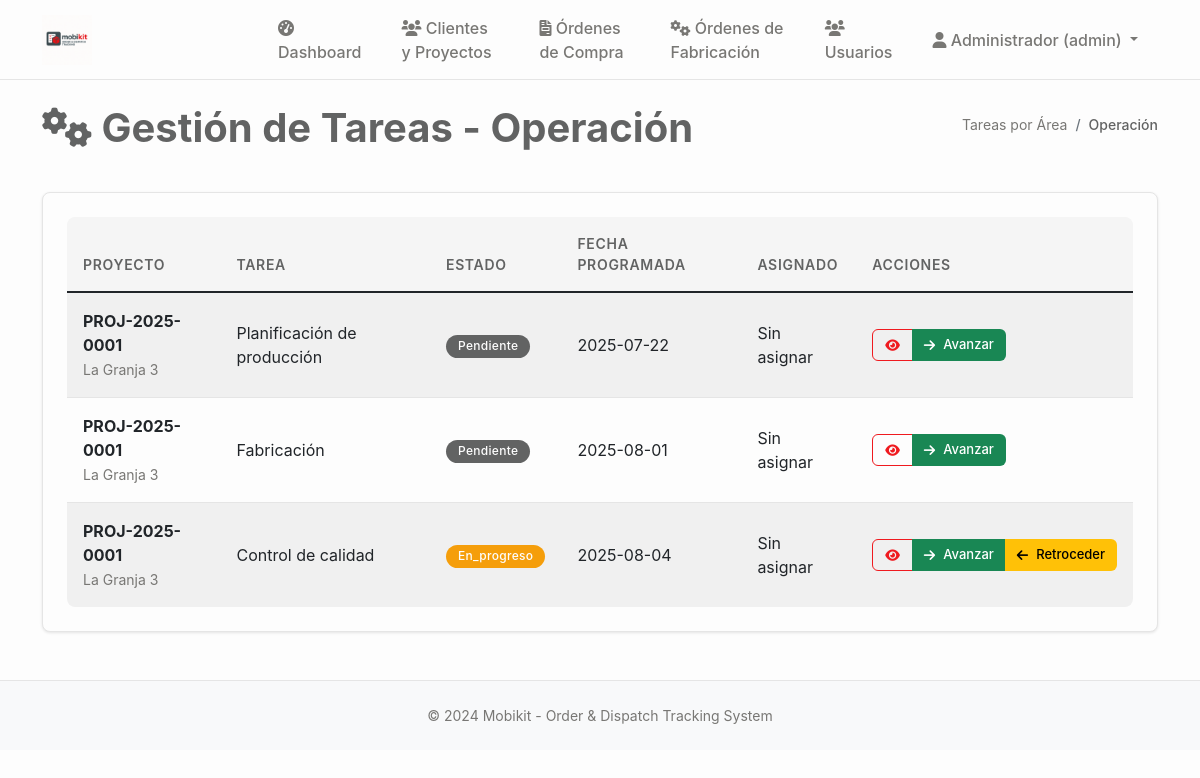
The page /tareas/operacion (signed in) on the database as committed earlier.
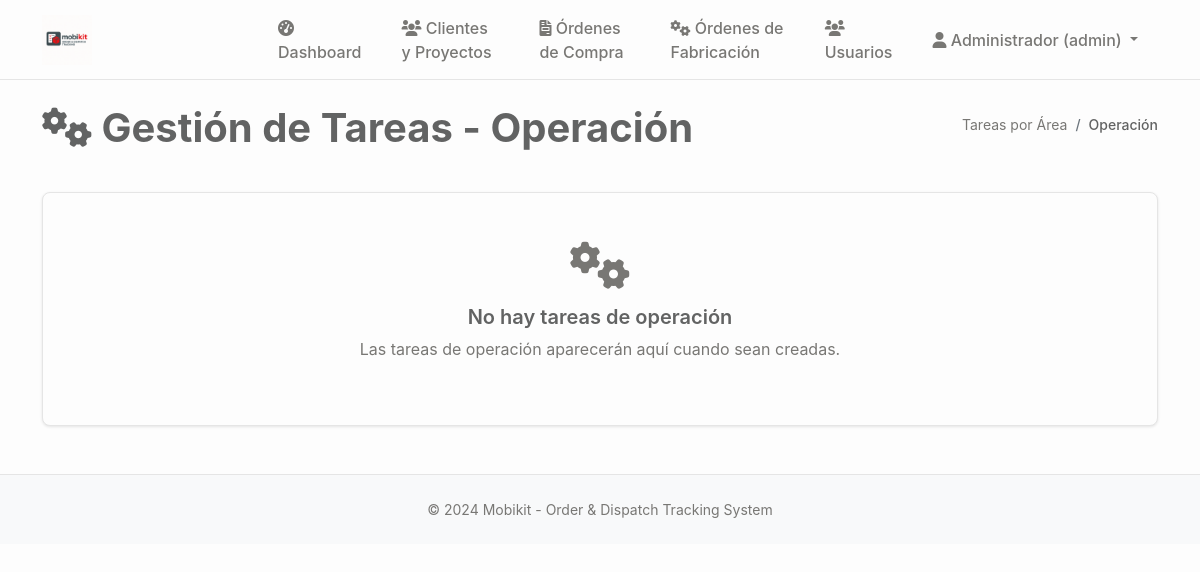
The same page on the database as committed later.
### tables this page shows
CREATE TABLE tareas (
    id INTEGER PRIMARY KEY AUTOINCREMENT,
    proyecto_id INTEGER NOT NULL,
    codigo TEXT, -- Código de tarea opcional
    titulo TEXT NOT NULL,
    descripcion TEXT,
    tipo TEXT DEFAULT 'general' CHECK (tipo IN ('diseño', 'fabricación', 'control_calidad', 'embalaje', 'despacho', 'general')),
    rol_asignado TEXT NOT NULL,
    usuario_asignado_id INTEGER,
    area_id INTEGER,
    estado TEXT DEFAULT 'pendiente' CHECK (estado IN ('pendiente', 'en_progreso', 'pausada', 'completada', 'cancelada')),
    prioridad TEXT DEFAULT 'media' CHECK (prioridad IN ('baja', 'media', 'alta', 'urgente')),
    fecha_programada DATE,
    fecha_inicio TIMESTAMP,
    fecha_completada TIMESTAMP,
    tiempo_estimado INTEGER, -- En horas
    tiempo_real INTEGER, -- En horas
    dependencias TEXT, -- JSON con IDs de tareas dependientes
    observaciones TEXT,
    created_at TIMESTAMP DEFAULT CURRENT_TIMESTAMP,
    updated_at TIMESTAMP DEFAULT CURRENT_TIMESTAMP, etapa_fabricacion TEXT 
                CHECK (etapa_fabricacion IN ('seccionado', 'enchapado', 'mecanizado', 'fabricacion_completo')),
    FOREIGN KEY (proyecto_id) REFERENCES proyectos (id),
    FOREIGN KEY (usuario_asignado_id) REFERENCES usuarios (id),
    FOREIGN KEY (area_id) REFERENCES areas (id)
);

CREATE TABLE proyectos (
                id INTEGER PRIMARY KEY AUTOINCREMENT,
                codigo TEXT UNIQUE NOT NULL,
                nombre TEXT NOT NULL,
                cliente_id INTEGER NOT NULL,
                descripcion TEXT,
                estado TEXT DEFAULT 'en_desarrollo' CHECK (estado IN ('en_desarrollo', 'aprobado_produccion', 'seccionado', 'enchapado', 'mecanizado', 'produccion_completa', 'embalando', 'listo_despacho', 'entregado', 'cancelado')),
                prioridad TEXT DEFAULT 'media' CHECK (prioridad IN ('baja', 'media', 'alta', 'urgente')),
                fecha_inicio DATE,
                fecha_entrega DATE,
                fecha_entrega_real DATE,
                diseñador_id INTEGER,
                supervisor_id INTEGER,
                presupuesto DECIMAL(12,2),
                costo_real DECIMAL(12,2),
                observaciones TEXT,
                created_at TIMESTAMP DEFAULT CURRENT_TIMESTAMP,
                updated_at TIMESTAMP DEFAULT CURRENT_TIMESTAMP, adjudicacion_tipo TEXT DEFAULT "orden_compra" CHECK (adjudicacion_tipo IN ("contrato", "orden_compra")), monto_neto DECIMAL(12,2), estado_proyecto TEXT DEFAULT "pendiente_presupuesto", monto_neto_provision DECIMAL(12,2), monto_neto_instalacion DECIMAL(12,2), fecha_estimada_inicio DATE, archivado BOOLEAN DEFAULT FALSE,
                FOREIGN KEY (cliente_id) REFERENCES clientes (id),
                FOREIGN KEY (diseñador_id) REFERENCES usuarios (id),
                FOREIGN KEY (supervisor_id) REFERENCES usuarios (id)
            );

### main.py (the view)
@app.route('/tareas/operacion')
@login_required
@role_required(['operación', 'admin', 'general'])
def tareas_operacion():
    conn = sqlite3.connect('mobikit.db')
    cursor = conn.cursor()
    cursor.execute('''
        SELECT t.id, t.titulo, p.nombre as proyecto, p.codigo, t.estado,
               t.fecha_programada, t.descripcion, u.nombre as asignado,
               t.etapa_fabricacion, t.created_at
        FROM tareas t
        JOIN proyectos p ON t.proyecto_id = p.id
        LEFT JOIN usuarios u ON t.usuario_asignado_id = u.id
        WHERE t.rol_asignado = 'operación' OR t.tipo = 'fabricación'
        ORDER BY
            CASE t.estado
                WHEN 'pendiente' THEN 1
                WHEN 'en_progreso' THEN 2
                WHEN 'completada' THEN 3
            END,
            CASE t.etapa_fabricacion
                WHEN 'seccionado' THEN 1
                WHEN 'enchapado' THEN 2
                WHEN 'mecanizado' THEN 3
                WHEN 'fabricacion_completo' THEN 4
                ELSE 5
            END,
            t.fecha_programada ASC
    ''')
    tareas_list = cursor.fetchall()
    conn.close()
    return render_template('tareas_operacion.html', tareas=tareas_list)

### main.py (called while the page is built)
def login_required(f):
    @wraps(f)
    def decorated_function(*args, **kwargs):
        if 'user_id' not in session:
            return redirect(url_for('login'))
        return f(*args, **kwargs)
    return decorated_function

def role_required(roles):
    def decorator(f):
        @wraps(f)
        def decorated_function(*args, **kwargs):
            if 'user_role' not in session or session['user_role'] not in roles:
                flash('No tienes permisos para acceder a esta página', 'error')
                return redirect(url_for('dashboard'))
            return f(*args, **kwargs)
        return decorated_function
    return decorator

### templates/tareas_operacion.html (shortened to what this page needs)
{% extends "base.html" %}
{% block content %}
<div class="d-flex justify-content-between align-items-center mb-4">
    <h1><i class="fas fa-cogs"></i> Gestión de Tareas - Operación</h1>
    <nav aria-label="breadcrumb">
        <ol class="breadcrumb">
            <li class="breadcrumb-item"><a href="{{ url_for('tareas_area') }}">Tareas por Área</a></li>
            <li class="breadcrumb-item active">Operación</li>
        </ol>
    </nav>
</div>
<div class="card">
    <div class="card-body">
        {% if tareas %}
        <div class="table-responsive">
            <table class="table table-striped">
                <thead>
                    <tr>
                        <th>Proyecto</th>
                        <th>Tarea</th>
                        <th>Estado</th>
                        <th>Fecha Programada</th>
                        <th>Asignado</th>
                        <th>Acciones</th>
                    </tr>
                </thead>
                <tbody>
                    {% for tarea in tareas %}
                    <tr>
                        <td>
                            <strong>{{ tarea[3] }}</strong><br>
                            <small class="text-muted">{{ tarea[2] }}</small>
                        </td>
                        <td>{{ tarea[1] }}</td>
                        <td>
                            <span class="badge bg-{{ 'success' if tarea[4] == 'completada' else 'warning' if tarea[4] == 'en_progreso' else 'secondary' }}">
                                {{ tarea[4]|title }}
                            </span>
                        </td>
                        <td>{{ tarea[5] if tarea[5] else 'Sin fecha' }}</td>
                        <td>{{ tarea[7] if tarea[7] else 'Sin asignar' }}</td>
                        <td>
                            <div class="btn-group" role="group">
                                <a href="{{ url_for('tarea_detalle', tarea_id=tarea[0]) }}" class="btn btn-sm btn-outline-primary">
                                    <i class="fas fa-eye"></i>
                                </a>
                                {% if tarea[4] != 'completada' %}
                                <button class="btn btn-sm btn-success" onclick="avanzarTarea({{ tarea[0] }})">
                                    <i class="fas fa-arrow-right"></i> Avanzar
                                </button>
                                {% endif %}
                                {% if session.user_role in ['admin', 'general'] and tarea[4] != 'pendiente' %}
                                <button class="btn btn-sm btn-warning" onclick="retrocederTarea({{ tarea[0] }})">
                                    <i class="fas fa-arrow-left"></i> Retroceder
                                </button>
                                {% endif %}
                            </div>
                        </td>
                    </tr>
                    {% endfor %}
                </tbody>
            </table>
        </div>
        {% else %}
        <div class="text-center py-4">
            <i class="fas fa-cogs fa-3x text-muted mb-3"></i>
            <h5>No hay tareas de operación</h5>
            <p class="text-muted">Las tareas de operación aparecerán aquí cuando sean creadas.</p>
        </div>
        {% endif %}
    </div>
</div>
{% endblock %}

Rows that differ between the two databases and show on the page:
removed tareas: codigo "PROJ-2025-0001", nombre "La Granja 3", titulo "Planificación de producción", estado "Pendiente", fecha_programada "2025-07-22", tarea "Sin asignar"
removed tareas: codigo "PROJ-2025-0001", nombre "La Granja 3", titulo "Fabricación", estado "Pendiente", fecha_programada "2025-08-01", tarea "Sin asignar"
removed tareas: codigo "PROJ-2025-0001", nombre "La Granja 3", titulo "Control de calidad", estado "En_progreso", fecha_programada "2025-08-04", tarea "Sin asignar"
Other text that changed with them:
text no longer shown: "PROYECTO TAREA ESTADO FECHA PROGRAMADA ASIGNADO ACCIONES"
text now shown: "No hay tareas de operación Las tareas de operación aparecerán aquí cuando sean creadas."
